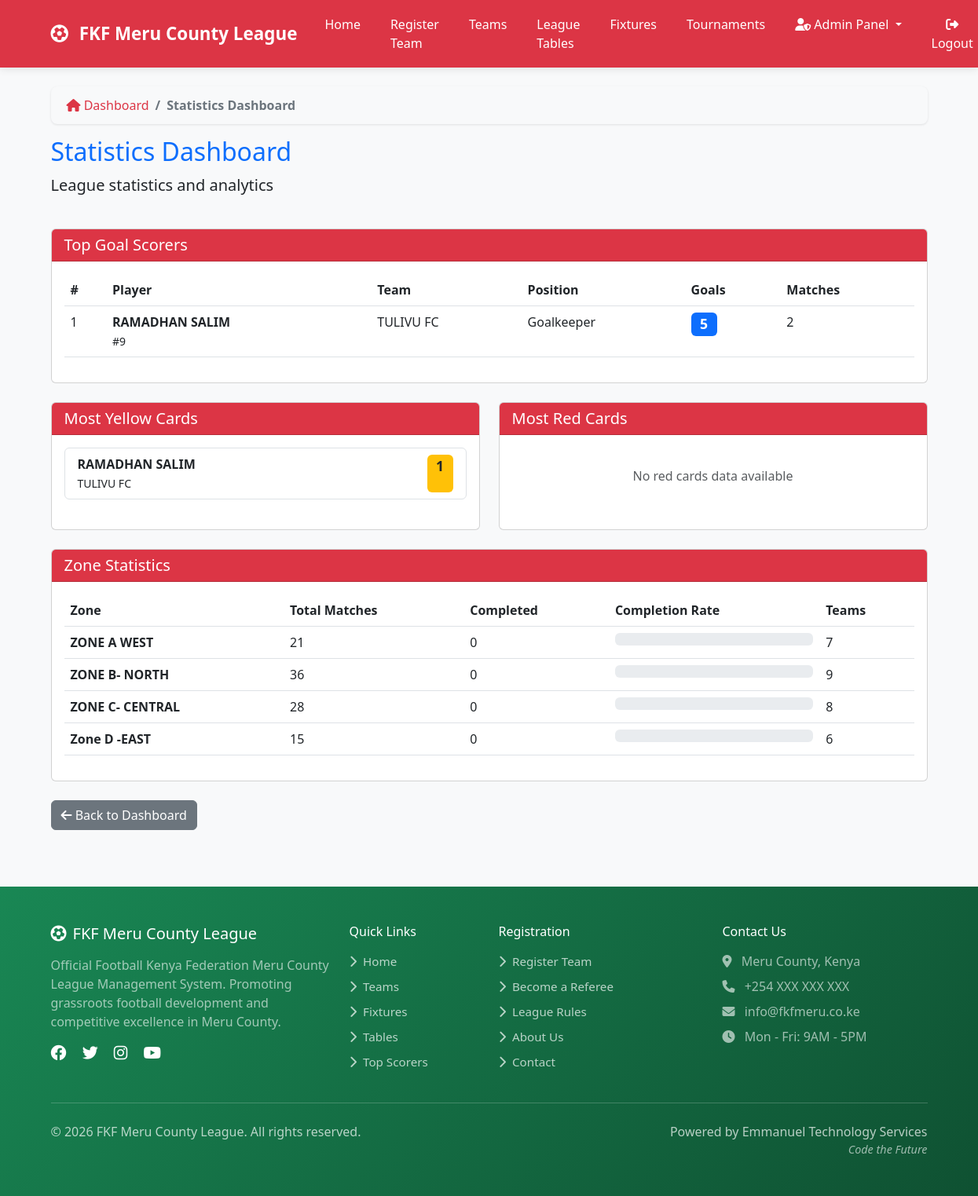
The app's page /admin-dashboard/statistics/ (signed in) with its own data.
### teams/models.py (models this page shows, shortened)
class Player(models.Model):
    POSITION_CHOICES = [
        ('GK', 'Goalkeeper'),
        ('DF', 'Defender'),
        ('MF', 'Midfielder'),
        ('FW', 'Forward'),
    ]
    first_name = models.CharField(max_length=100)
    last_name = models.CharField(max_length=100)
    date_of_birth = models.DateField()
    nationality = models.CharField(max_length=100, default='Kenyan')
    id_number = models.CharField(max_length=20, unique=True)
    photo = models.ImageField(upload_to='player_photos/', blank=True, null=True)
    fkf_license_number = models.CharField(max_length=50, blank=True, verbose_name="FKF License Number")
    license_expiry_date = models.DateField(blank=True, null=True, verbose_name="License Expiry Date")
    iprs_verified = models.BooleanField(default=False, help_text="Verified with Kenya IPRS")
    iprs_verification_date = models.DateTimeField(null=True, blank=True)
    fifa_verified = models.BooleanField(default=False, help_text="Verified with FIFA Connect")
    fifa_verification_date = models.DateTimeField(null=True, blank=True)
    fifa_id = models.CharField(max_length=50, blank=True, null=True, help_text="FIFA Connect Player ID")
    verification_results = models.JSONField(
        null=True,
        blank=True,
        help_text="Detailed verification results from IPRS and FIFA"
    )
    verification_warnings = models.TextField(blank=True, help_text="Any warnings from verification")
    team = models.ForeignKey(Team, on_delete=models.CASCADE, related_name='players')
    position = models.CharField(max_length=2, choices=POSITION_CHOICES)
    jersey_number = models.IntegerField()
    is_captain = models.BooleanField(default=False)
    yellow_cards = models.IntegerField(default=0)
    red_cards = models.IntegerField(default=0)
    goals_scored = models.IntegerField(default=0)
    matches_played = models.IntegerField(default=0)
    clean_sheets = models.IntegerField(default=0, help_text="Number of clean sheets (for goalkeepers)")
    is_suspended = models.BooleanField(default=False)
    suspension_end = models.DateField(blank=True, null=True)
    suspension_reason = models.TextField(blank=True)
    suspension_matches = models.IntegerField(default=0, help_text="Number of matches suspended")
    registration_date = models.DateTimeField(auto_now_add=True)
    @property
    def full_name(self):
        return f"{self.first_name} {self.last_name}"
    class Meta:
        ordering = ['team', 'jersey_number']
        unique_together = ['team', 'jersey_number']

class Team(models.Model):
    STATUS_CHOICES = [
        ('pending', 'Pending'),
        ('approved', 'Approved'),
        ('rejected', 'Rejected'),
        ('suspended', 'Suspended'),
    ]
    team_name = models.CharField(max_length=200, unique=True)
    team_code = models.CharField(max_length=20, unique=True, blank=True)
    logo = models.ImageField(upload_to='team_logos/', blank=True, null=True)
    location = models.CharField(max_length=200)
    home_ground = models.CharField(max_length=200)
    map_location = models.URLField(blank=True)
    latitude = models.DecimalField(max_digits=9, decimal_places=6, blank=True, null=True)
    longitude = models.DecimalField(max_digits=9, decimal_places=6, blank=True, null=True)
    contact_person = models.CharField(max_length=100)
    phone_number = models.CharField(
        max_length=13,
        unique=True,
        validators=[validate_kenya_phone],
        help_text="Must be +254 followed by 9 digits (e.g., +254712345678)"
    )
    email = models.EmailField(blank=True, unique=True)
    zone = models.ForeignKey(Zone, on_delete=models.SET_NULL, null=True, blank=True)
    status = models.CharField(max_length=20, choices=STATUS_CHOICES, default='pending')
    manager = models.ForeignKey(
        settings.AUTH_USER_MODEL,
        on_delete=models.SET_NULL,
        null=True,
        blank=True,
        related_name='managed_teams'
    )
    payment_status = models.BooleanField(default=False)
    payment_date = models.DateField(blank=True, null=True)
    home_jersey_color = models.CharField(max_length=50, blank=True, default='#dc3545')
    home_shorts_color = models.CharField(max_length=50, blank=True, default='#ffffff')
    home_socks_color = models.CharField(max_length=50, blank=True, default='#dc3545')
    away_jersey_color = models.CharField(max_length=50, blank=True, default='#ffffff')
    away_shorts_color = models.CharField(max_length=50, blank=True, default='#dc3545')
    away_socks_color = models.CharField(max_length=50, blank=True, default='#ffffff')
    third_jersey_color = models.CharField(max_length=50, blank=True)
    third_shorts_color = models.CharField(max_length=50, blank=True)
    third_socks_color = models.CharField(max_length=50, blank=True)
    gk_home_jersey_color = models.CharField(max_length=50, blank=True, default='#28a745')
    gk_home_shorts_color = models.CharField(max_length=50, blank=True, default='#28a745')
    gk_home_socks_color = models.CharField(max_length=50, blank=True, default='#28a745')
    gk_away_jersey_color = models.CharField(max_length=50, blank=True, default='#ffc107')
    gk_away_shorts_color = models.CharField(max_length=50, blank=True, default='#ffc107')
    gk_away_socks_color = models.CharField(max_length=50, blank=True, default='#ffc107')
    gk_third_jersey_color = models.CharField(max_length=50, blank=True)
    gk_third_shorts_color = models.CharField(max_length=50, blank=True)
    gk_third_socks_color = models.CharField(max_length=50, blank=True)
    kit_colors_set = models.BooleanField(default=False)
    kit_setup_prompt_shown = models.BooleanField(default=False)
    home_kit_image = models.ImageField(upload_to='kit_images/', blank=True, null=True,
                                      help_text="Upload home kit design/image")
    away_kit_image = models.ImageField(upload_to='kit_images/', blank=True, null=True,
                                      help_text="Upload away kit design/image")
    third_kit_image = models.ImageField(upload_to='kit_images/', blank=True, null=True,
                                       help_text="Upload third kit design/image")
    gk_home_kit_image = models.ImageField(upload_to='kit_images/', blank=True, null=True,
                                         help_text="Upload GK home kit design/image")
    gk_away_kit_image = models.ImageField(upload_to='kit_images/', blank=True, null=True,
                                         help_text="Upload GK away kit design/image")
    gk_third_kit_image = models.ImageField(upload_to='kit_images/', blank=True, null=True,
                                          help_text="Upload GK third kit design/image")
    registration_date = models.DateTimeField(auto_now_add=True)
    class Meta:
        ordering = ['team_name']

class Zone(models.Model):
    name = models.CharField(max_length=100)
    description = models.TextField(blank=True)
    created_at = models.DateTimeField(auto_now_add=True)
    fixtures_generated = models.BooleanField(default=False)
    fixture_generation_date = models.DateTimeField(null=True, blank=True)
    season_start_date = models.DateField(null=True, blank=True)
    match_day_of_week = models.IntegerField(default=6, choices=[(6, 'Saturday'), (0, 'Sunday')])
    class Meta:
        ordering = ['name']

### admin_dashboard/views.py (the view)
# urls.py: path('statistics/', views.statistics_dashboard, name='statistics_dashboard'),
@login_required
@user_passes_test(admin_required)
def statistics_dashboard(request):
    top_scorers = Player.objects.filter(
        goals_scored__gt=0
    ).order_by('-goals_scored')[:10]
    most_yellows = Player.objects.filter(
        yellow_cards__gt=0
    ).order_by('-yellow_cards')[:10]
    most_reds = Player.objects.filter(
        red_cards__gt=0
    ).order_by('-red_cards')[:10]
    teams_with_most_goals = Team.objects.annotate(
        total_goals=Sum('players__goals_scored')
    ).filter(total_goals__gt=0).order_by('-total_goals')[:10]
    zone_stats = []
    for zone in Zone.objects.all():
        matches = Match.objects.filter(zone=zone)
        completed = matches.filter(status='completed').count()
        zone_stats.append({
            'zone': zone,
            'total_matches': matches.count(),
            'completed_matches': completed,
            'completion_rate': (completed / matches.count() * 100) if matches.count() > 0 else 0
        })
    context = {
        'top_scorers': top_scorers,
        'most_yellows': most_yellows,
        'most_reds': most_reds,
        'teams_with_most_goals': teams_with_most_goals,
        'zone_stats': zone_stats,
    }
    return render(request, 'admin_dashboard/statistics.html', context)

### admin_dashboard/views.py (called while the page is built)
def admin_required(user):
    return user.is_staff or user.groups.filter(name='League Admin').exists()

### templates/admin_dashboard/statistics.html (shortened to what this page needs)
{% extends 'base.html' %}
{% load static %}
{% block content %}
<nav aria-label="breadcrumb" class="mb-3">
    <ol class="breadcrumb">
        <li class="breadcrumb-item"><a href="{% url 'dashboard' %}"><i class="fas fa-home"></i> Dashboard</a></li>
        <li class="breadcrumb-item active" aria-current="page">Statistics Dashboard</li>
    </ol>
</nav>
<div class="row mb-4">
    <div class="col-12">
        <h2 class="text-primary">Statistics Dashboard</h2>
        <p class="lead">League statistics and analytics</p>
    </div>
</div>
<div class="card mb-4">
    <div class="card-header card-header-custom">
        <h5 class="mb-0">Top Goal Scorers</h5>
    </div>
    <div class="card-body">
        {% if top_scorers %}
        <div class="table-responsive">
            <table class="table table-hover">
                <thead>
                    <tr>
                        <th>#</th>
                        <th>Player</th>
                        <th>Team</th>
                        <th>Position</th>
                        <th>Goals</th>
                        <th>Matches</th>
                    </tr>
                </thead>
                <tbody>
                    {% for player in top_scorers %}
                    <tr>
                        <td>{{ forloop.counter }}</td>
                        <td>
                            <div class="d-flex align-items-center">
                                <div>
                                    <strong>{{ player.full_name }}</strong><br>
                                    <small>#{{ player.jersey_number }}</small>
                                </div>
                            </div>
                        </td>
                        <td>{{ player.team.team_name }}</td>
                        <td>{{ player.get_position_display }}</td>
                        <td><span class="badge bg-primary" style="font-size: 1.1rem;">{{ player.goals_scored }}</span></td>
                        <td>{{ player.matches_played }}</td>
                    </tr>
                    {% endfor %}
                </tbody>
            </table>
        </div>
        {% else %}
        <div class="text-center py-4">
            <p class="text-muted">No goal scorers data available</p>
        </div>
        {% endif %}
    </div>
</div>
<div class="row mb-4">
    <div class="col-md-6">
        <div class="card h-100">
            <div class="card-header card-header-custom">
                <h5 class="mb-0">Most Yellow Cards</h5>
            </div>
            <div class="card-body">
                {% if most_yellows %}
                <div class="list-group">
                    {% for player in most_yellows %}
                    <div class="list-group-item">
                        <div class="d-flex w-100 justify-content-between">
                            <div>
                                <strong>{{ player.full_name }}</strong><br>
                                <small>{{ player.team.team_name }}</small>
                            </div>
                            <span class="badge bg-warning text-dark" style="font-size: 1.1rem;">{{ player.yellow_cards }}</span>
                        </div>
                    </div>
                    {% endfor %}
                </div>
                {% else %}
                <div class="text-center py-4">
                    <p class="text-muted">No yellow cards data available</p>
                </div>
                {% endif %}
            </div>
        </div>
    </div>
    <div class="col-md-6">
        <div class="card h-100">
            <div class="card-header card-header-custom">
                <h5 class="mb-0">Most Red Cards</h5>
            </div>
            <div class="card-body">
                {% if most_reds %}
                <div class="list-group">
                    {% for player in most_reds %}
                    <div class="list-group-item">
                        <div class="d-flex w-100 justify-content-between">
                            <div>
                                <strong>{{ player.full_name }}</strong><br>
                                <small>{{ player.team.team_name }}</small>
                            </div>
                            <span class="badge bg-danger" style="font-size: 1.1rem;">{{ player.red_cards }}</span>
                        </div>
                    </div>
                    {% endfor %}
                </div>
                {% else %}
                <div class="text-center py-4">
                    <p class="text-muted">No red cards data available</p>
                </div>
                {% endif %}
            </div>
        </div>
    </div>
</div>
<div class="card">
    <div class="card-header card-header-custom">
        <h5 class="mb-0">Zone Statistics</h5>
    </div>
    <div class="card-body">
        <div class="table-responsive">
            <table class="table table-hover">
                <thead>
                    <tr>
                        <th>Zone</th>
                        <th>Total Matches</th>
                        <th>Completed</th>
                        <th>Completion Rate</th>
                        <th>Teams</th>
                    </tr>
                </thead>
                <tbody>
                    {% for stat in zone_stats %}
                    <tr>
                        <td>
                            <strong>{{ stat.zone.name }}</strong><br>
                        </td>
                        <td>{{ stat.total_matches }}</td>
                        <td>{{ stat.completed_matches }}</td>
                        <td>
                            <div class="progress">
                            </div>
                        </td>
                        <td>{{ stat.zone.team_set.count }}</td>
                    </tr>
                    {% empty %}
                    <tr>
                        <td colspan="5" class="text-center py-4">
                            <p class="text-muted">No zone statistics available</p>
                        </td>
                    </tr>
                    {% endfor %}
                </tbody>
            </table>
        </div>
    </div>
</div>
<div class="mt-4">
    <a href="{% url 'dashboard' %}" class="btn btn-secondary">
        <i class="fas fa-arrow-left"></i> Back to Dashboard
    </a>
</div>
{% endblock %}

### static/css/app.css (style rules this page uses)
:root { --fkf-primary: #dc3545; --fkf-accent: #198754; }
body { -webkit-font-smoothing: antialiased; -moz-osx-font-smoothing: grayscale; }

### templates/base.html (style rules this page uses)
:root { --primary-red: #DC3545; --primary-green: #198754; --primary-white: #FFFFFF; --primary-black: #212529; --hover-green: #28a745; }
body { font-family: 'Segoe UI', Tahoma, Geneva, Verdana, sans-serif; background-color: #f8f9fa; display: flex; flex-direction: column; min-height: 100vh; margin: 0; padding: 0; }
.breadcrumb { background-color: #f8f9fa; padding: 12px 20px; border-radius: 8px; box-shadow: 0 1px 3px rgba(0, 0, 0, 0.1); }
.breadcrumb-item a { color: var(--primary-red); text-decoration: none; font-weight: 500; transition: color 0.3s ease; }
.breadcrumb-item.active { color: #6c757d; font-weight: 600; }
.breadcrumb-item + .breadcrumb-item::before { color: #6c757d; }
.card-header-custom { background-color: var(--primary-red); color: white; }

### records on screen
Player: full_name "RAMADHAN SALIM", jersey_number "9", team.team_name "TULIVU FC", position "Goalkeeper", goals_scored "5", matches_played "2", yellow_cards "1"
Zone: zone.name "ZONE A WEST", total_matches "21", completed_matches "0", zone.team_set.count "7"
Zone: zone.name "ZONE B- NORTH", total_matches "36", completed_matches "0", zone.team_set.count "9"
Zone: zone.name "ZONE C- CENTRAL", total_matches "28", completed_matches "0", zone.team_set.count "8"
Zone: zone.name "Zone D -EAST", total_matches "15", completed_matches "0", zone.team_set.count "6"
